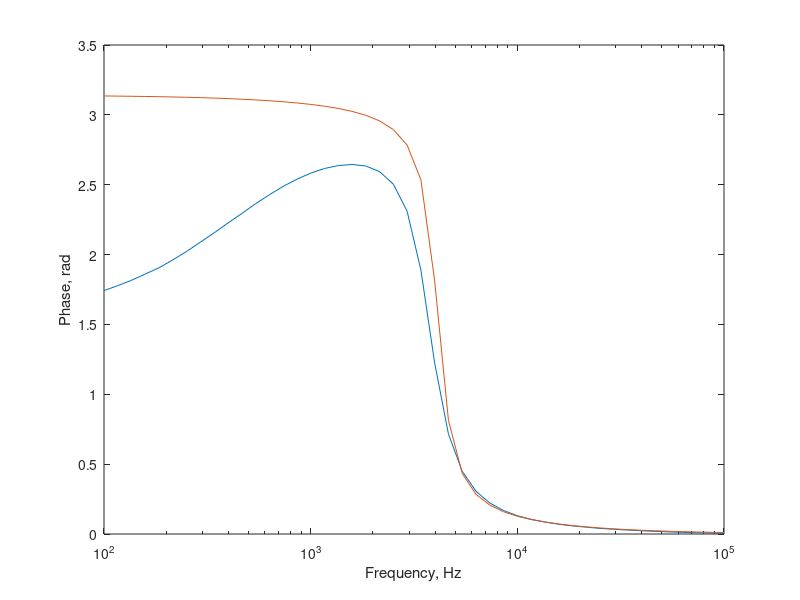

This chart was generated by the following MATLAB code:
% Press "Run" to load the data in to the MATLAB workspace. To get started,
% try typing "plot(freqHz, mag)" in the command window (after running this
% file). 
% Type "help semilogx" and "help plot" or go to the Mathworks documentation 
% page on "plot" to learn more. Pay special attention to "hold."
% Other useful things: help grid, help subplot, help rad2deg.
freq_hz = [...
   100.000, 	   116.600, 	   135.900, ...
   158.500, 	   184.800, 	   215.400, ...
   251.200, 	   292.900, 	   341.500, ...
   398.100, 	   464.200, 	   541.200, ...
   631.000, 	   735.600, 	   857.700, ...
  1000.000, 	  1166.000, 	  1359.000, ...
  1585.000, 	  1848.000, 	  2154.000, ...
  2512.000, 	  2929.000, 	  3415.000, ...
  3981.000, 	  4642.000, 	  5412.000, ...
  6310.000, 	  7356.000, 	  8577.000, ...
 10000.000, 	 11660.000, 	 13590.000, ...
 15850.000, 	 18480.000, 	 21540.000, ...
 25120.000, 	 29290.000, 	 34150.000, ...
 39810.000, 	 46420.000, 	 54120.000, ...
 63100.000, 	 73560.000, 	 85770.000, ...
100000.000];

mag_dB = [...
   -50.508, 	   -49.099, 	   -47.714, ...
   -46.232, 	   -44.701, 	   -43.176, ...
   -41.541, 	   -39.830, 	   -38.018, ...
   -36.109, 	   -34.054, 	   -31.968, ...
   -29.700, 	   -27.350, 	   -24.898, ...
   -22.320, 	   -19.652, 	   -16.850, ...
   -13.888, 	   -10.785, 	    -7.271, ...
    -3.337, 	     1.068, 	     5.653, ...
     7.822, 	     6.670, 	     4.964, ...
     3.589, 	     2.576, 	     1.841, ...
     1.305, 	     0.919, 	     0.638, ...
     0.432, 	     0.284, 	     0.175, ...
     0.094, 	     0.033, 	    -0.011, ...
    -0.045, 	    -0.071, 	    -0.093, ...
    -0.111, 	    -0.126, 	    -0.139, ...
    -0.152];

mag_v = [...
     0.003, 	     0.004, 	     0.004, ...
     0.005, 	     0.006, 	     0.007, ...
     0.008, 	     0.010, 	     0.013, ...
     0.016, 	     0.020, 	     0.025, ...
     0.033, 	     0.043, 	     0.057, ...
     0.077, 	     0.104, 	     0.144, ...
     0.202, 	     0.289, 	     0.433, ...
     0.681, 	     1.131, 	     1.917, ...
     2.461, 	     2.155, 	     1.771, ...
     1.512, 	     1.345, 	     1.236, ...
     1.162, 	     1.112, 	     1.076, ...
     1.051, 	     1.033, 	     1.020, ...
     1.011, 	     1.004, 	     0.999, ...
     0.995, 	     0.992, 	     0.989, ...
     0.987, 	     0.986, 	     0.984, ...
     0.983];

mag_vout = [...
     0.001, 	     0.002, 	     0.002, ...
     0.002, 	     0.003, 	     0.003, ...
     0.004, 	     0.005, 	     0.006, ...
     0.008, 	     0.010, 	     0.013, ...
     0.016, 	     0.021, 	     0.029, ...
     0.038, 	     0.052, 	     0.072, ...
     0.101, 	     0.143, 	     0.212, ...
     0.326, 	     0.515, 	     0.771, ...
     0.925, 	     0.879, 	     0.780, ...
     0.696, 	     0.636, 	     0.593, ...
     0.562, 	     0.541, 	     0.526, ...
     0.515, 	     0.506, 	     0.499, ...
     0.492, 	     0.490, 	     0.493, ...
     0.492, 	     0.491, 	     0.490, ...
     0.489, 	     0.489, 	     0.489, ...
     0.488];

mag_vin = [...
     0.484, 	     0.485, 	     0.486, ...
     0.487, 	     0.488, 	     0.489, ...
     0.491, 	     0.493, 	     0.494, ...
     0.496, 	     0.497, 	     0.499, ...
     0.500, 	     0.500, 	     0.501, ...
     0.501, 	     0.501, 	     0.500, ...
     0.499, 	     0.496, 	     0.490, ...
     0.479, 	     0.456, 	     0.402, ...
     0.376, 	     0.408, 	     0.441, ...
     0.461, 	     0.473, 	     0.479, ...
     0.484, 	     0.486, 	     0.489, ...
     0.490, 	     0.490, 	     0.489, ...
     0.486, 	     0.488, 	     0.494, ...
     0.494, 	     0.495, 	     0.495, ...
     0.496, 	     0.496, 	     0.497, ...
     0.497];

phase_rad = [...
     1.742, 	     1.778, 	     1.816, ...
     1.861, 	     1.906, 	     1.962, ...
     2.023, 	     2.089, 	     2.156, ...
     2.226, 	     2.294, 	     2.364, ...
     2.428, 	     2.488, 	     2.539, ...
     2.583, 	     2.616, 	     2.637, ...
     2.645, 	     2.634, 	     2.594, ...
     2.504, 	     2.310, 	     1.889, ...
     1.224, 	     0.715, 	     0.449, ...
     0.306, 	     0.222, 	     0.168, ...
     0.131, 	     0.105, 	     0.086, ...
     0.070, 	     0.058, 	     0.049, ...
     0.040, 	     0.034, 	     0.028, ...
     0.023, 	     0.019, 	     0.015, ...
     0.012, 	     0.009, 	     0.007, ...
     0.005];



omega = 2 * pi *freq_hz;

transfer = (j .* omega).^2 ./ ((j .* omega).^2 + 6666.67 * j .* omega + 666666666.7);

calc_phase = angle(transfer);
calc_mag = 20 * log10(abs(transfer));
semilogx(freq_hz,phase_rad);
hold on
semilogx(freq_hz,calc_phase);

xlabel("Frequency, Hz");
ylabel("Phase, rad");
